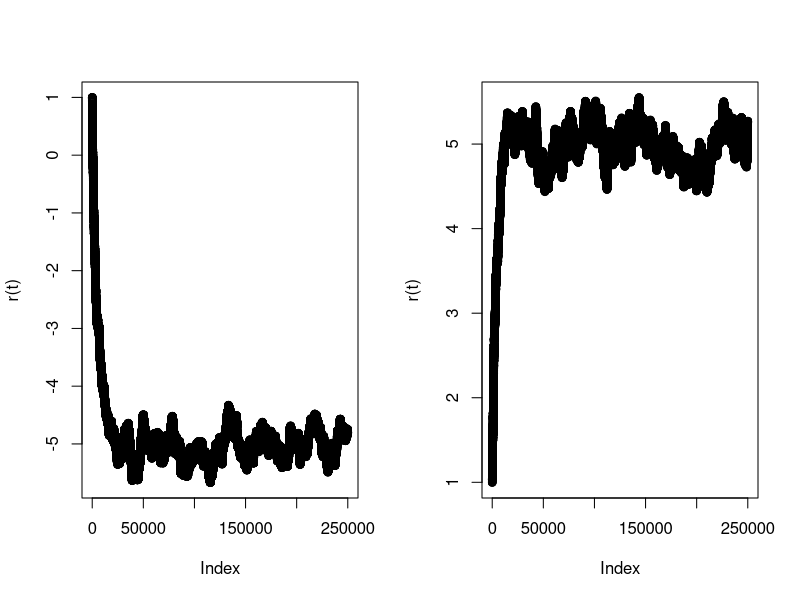
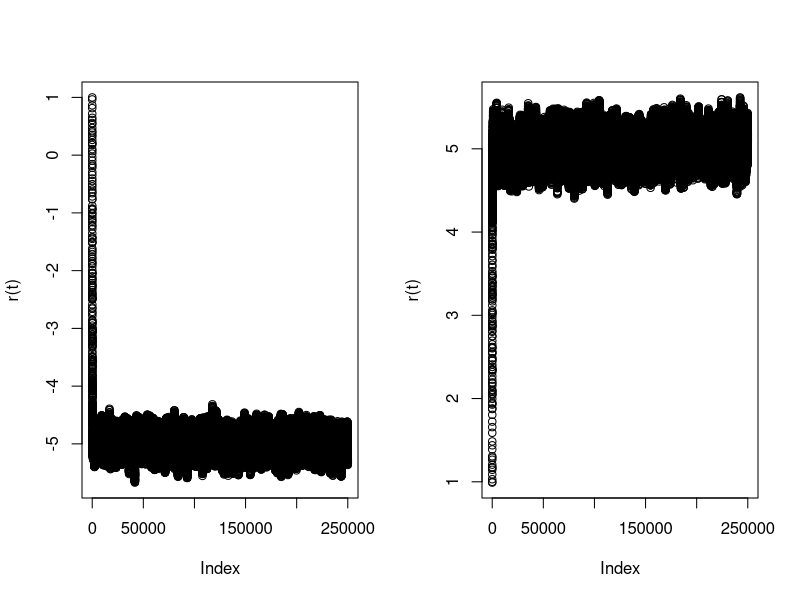
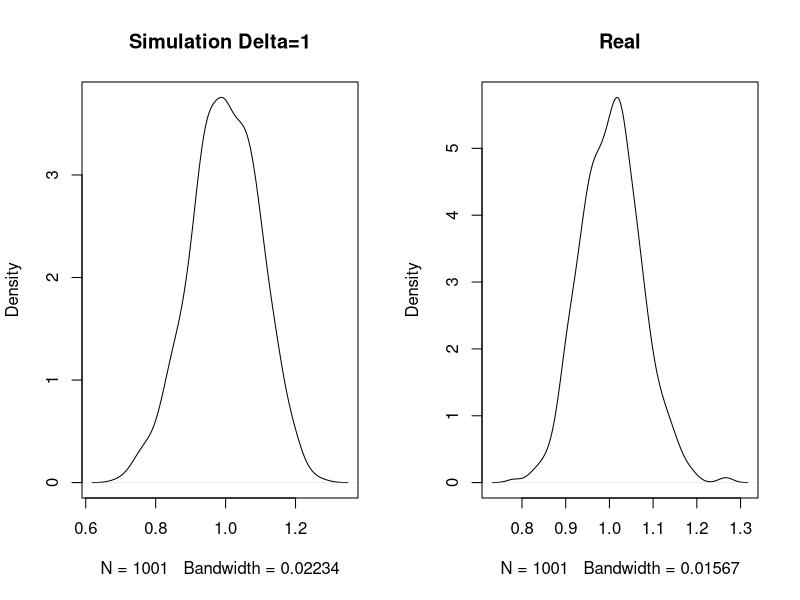
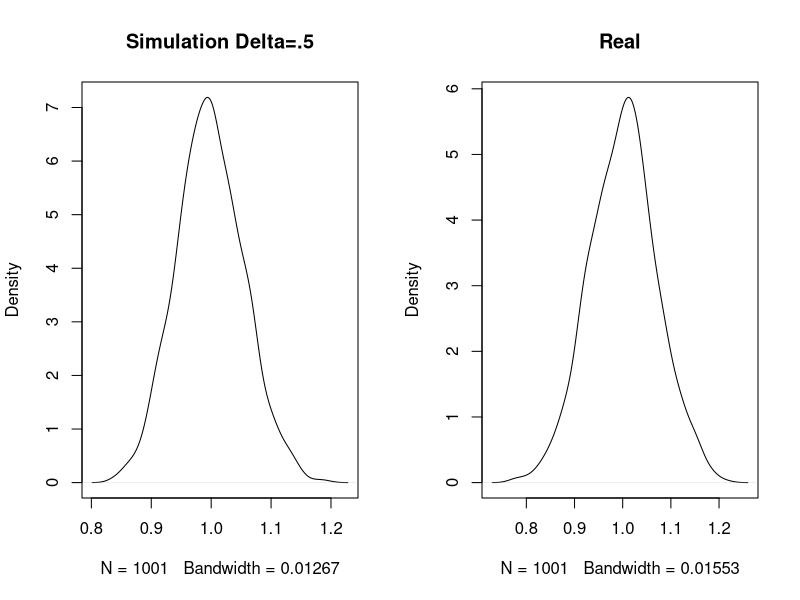
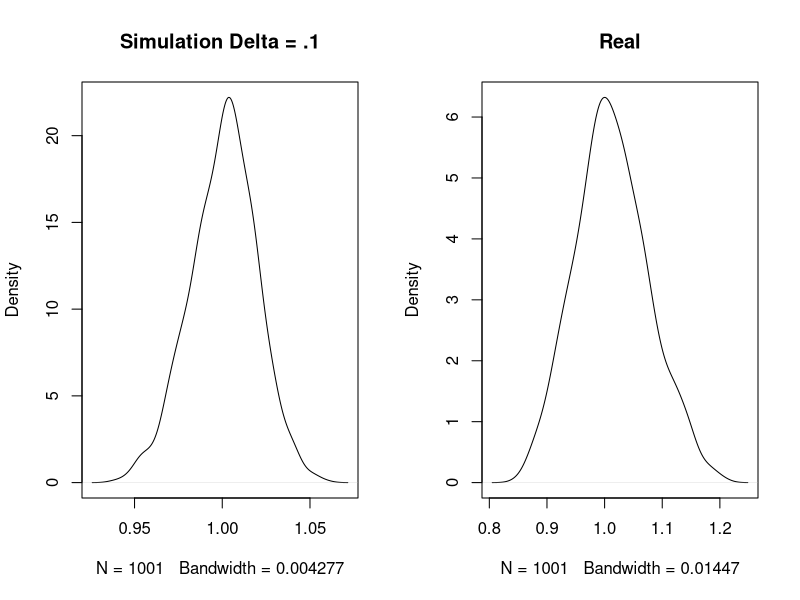
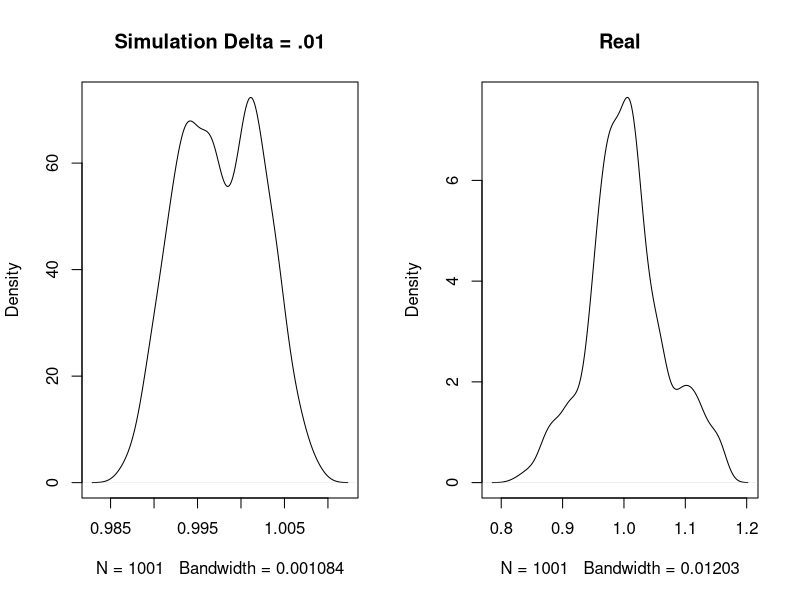
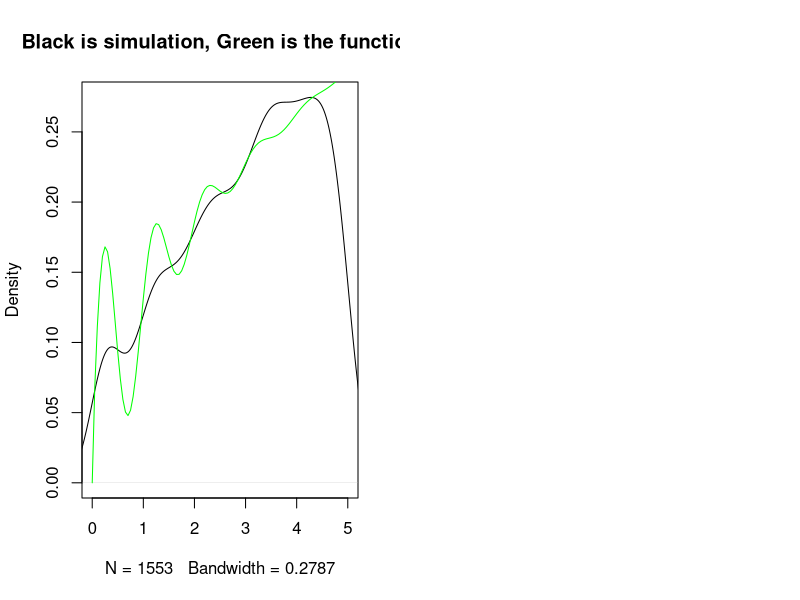

Write R code to recreate these figures, in order.
## ---- chunk 1
set.seed(123221)
my.ou <- function(alpha,sigma,b,r0, Time, delta){
  n = Time/delta
  vect <- rep(0,n)
  vect[1] <- r0
  deltv <- seq(0,Time, delta)
  z <- rnorm(n,0,1)
  for (i in 1:n){
    vect[i+1] <- (exp((-1*alpha*delta))*vect[i]) + (b*(1-exp(-1*alpha*delta))) + ((sigma/sqrt(2*alpha))*sqrt((1-exp(-2*alpha*delta)))*z[i])
  }
  return(vect)
}


r0<- 1
Time<- 500
delta <- 1/500

# Each graph is given below, with the inputs given before the graph as
# alpha/ sigma/b

#Graphs are given in groups with same alpha/sigma, with the
#the first having b=-5, and the second b=5

par(mfrow=c(1,2))
#.1,.1,-5
plot(my.ou(.1,.1,-5,r0,Time,delta), ylab = "r(t)")
# .1, .1, 5
plot(my.ou(.1,.1,5,r0,Time,delta), ylab = "r(t)")
# .1, .2, -5
#plot(my.ou(.1,.2,-5,r0,Time,delta), ylab = "r(t)")

# .1, .2, 5
#plot(my.ou(.1,.2,5,r0,Time,delta), ylab = "r(t)")
# .1, .5, -5
#plot(my.ou(.1,.5,-5,r0,Time,delta), ylab = "r(t)")
# .1, .5, 5
#plot(my.ou(.1,.5,5,r0,Time,delta), ylab = "r(t)")
# 1, .1, -5
#plot(my.ou(1,.1,-5,r0,Time,delta), ylab = "r(t)")
# 1, .1, 5
#plot(my.ou(1,.1,5,r0,Time,delta), ylab = "r(t)")
# 1, .2, -5
#plot(my.ou(1,.2,-5,r0,Time,delta), ylab = "r(t)")
# 1, .2, 5
#plot(my.ou(1,.2,5,r0,Time,delta), ylab = "r(t)")
# 1, .5, -5
#plot(my.ou(1,.5,-5,r0,Time,delta), ylab = "r(t)")
# 1, .5, 5
#plot(my.ou(1,.5,5,r0,Time,delta), ylab = "r(t)")
# 5, .1, -5
#plot(my.ou(5,.1,-5,r0,Time,delta), ylab = "r(t)")
# 5, .1, 5
#plot(my.ou(5,.1,5,r0,Time,delta), ylab = "r(t)")
# 5, .2, -5
#plot(my.ou(5,.2,-5,r0,Time,delta), ylab = "r(t)")
# 5, .2, 5
#plot(my.ou(5,.2,5,r0,Time,delta), ylab = "r(t)")
# 5, .5, -5
plot(my.ou(5,.5,-5,r0,Time,delta), ylab = "r(t)")
# 5, .5, 5
plot(my.ou(5,.5,5,r0,Time,delta), ylab = "r(t)")
## ---- chunk 2
set.seed(56)
ou.sim <- function(alpha, sigma,b,r0,Time, delta){
  n = Time/delta
  vect <- rep(0,n)
  vect[1] <- r0
  deltv <- seq(0,Time, delta)
  sd <- sigma*delta
  for(i in 1:n){
    m <- vect[i] + alpha*(b - vect[i])*delta
    vect[i+1] <- rnorm(1,m, sd)
  }
  return(vect)
}

r0<- 1

#delta =  1 
delta <- 1
Time <- 1000*delta
d1<-ou.sim(1,.1,1,r0,Time,delta)
par(mfrow=c(1,2))

plot(density(d1), main = "Simulation Delta=1")
plot(density(my.ou(1,.1,1,r0,Time,delta)), main="Real")


#delta =  .5
delta <- .5
Time <- 1000*delta
plot(density(ou.sim(1,.1,1,r0,Time,delta)),  main= "Simulation Delta=.5")
plot(density(my.ou(1,.1,1,r0,Time,delta)), main="Real")


#delta = .1
delta <- .1
Time <- 1000*delta
plot(density(ou.sim(1,.1,1,r0,Time,delta)),  main= "Simulation Delta = .1")
plot(density(my.ou(1,.1,1,r0,Time,delta)), main="Real")


#delta=.01
delta <- .01
Time <- 1000*delta
plot(density(ou.sim(1,.1,1,r0,Time,delta)),  main= "Simulation Delta = .01")
plot(density(my.ou(1,.1,1,r0,Time,delta)), main="Real")


## ---- chunk 3
poisproc <- function(t){
  x <- sqrt(t) + (exp(-t)*sin(2*pi*t))
  return(x)
}

poismean<-integrate(poisproc, 0,5)

#~~~ deltafunc(5) - deltafunc(0)
## ---- chunk 4
## simulation of a nonhomegeneous Poisson process
## via thinning method
set.seed(4565475)
rnhpp <- function(intensity, intmax, tmax) {
    n <- rpois(1, intmax)
    tt <- runif(n, 0, tmax)
    u <- runif(n)
    accept <- u < intensity(tt) / intmax
    sort(tt[accept])
}

intmax<-integrate(poisproc, 0,5)$value
tmax<- 5

tempf <- function(t){poisproc(t)/poismean$value} #reference function for graphing

set1<- unlist(replicate(1000,rnhpp(poisproc, intmax,tmax)))
plot(density(set1), xlim=c(0,5), main= "Black is simulation, Green is the function")
plot(tempf, col="green", xlim=c(0,5), add=TRUE)
